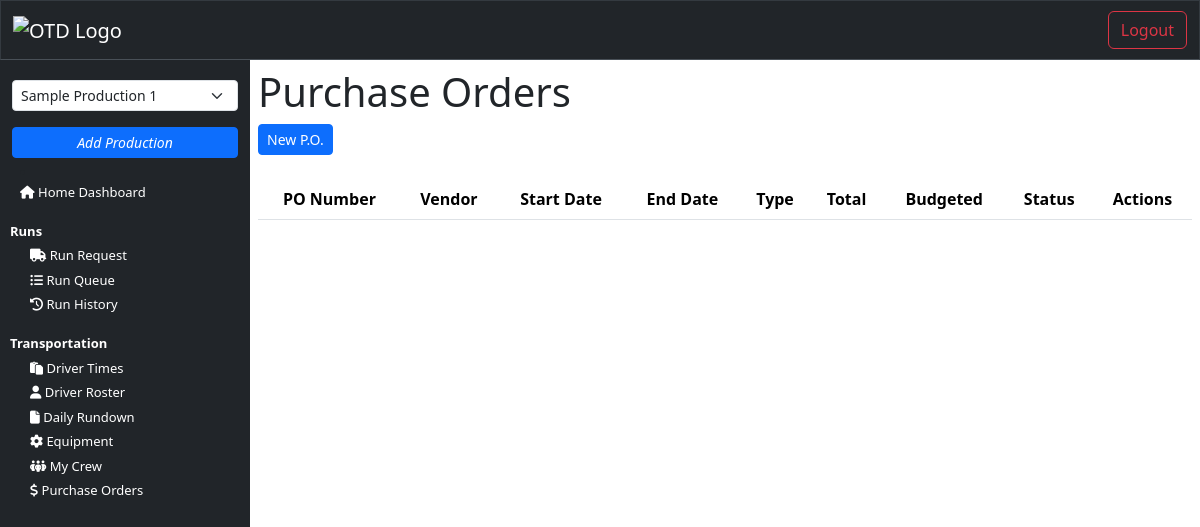
Page /purchase_order (signed in) on the earlier database version.
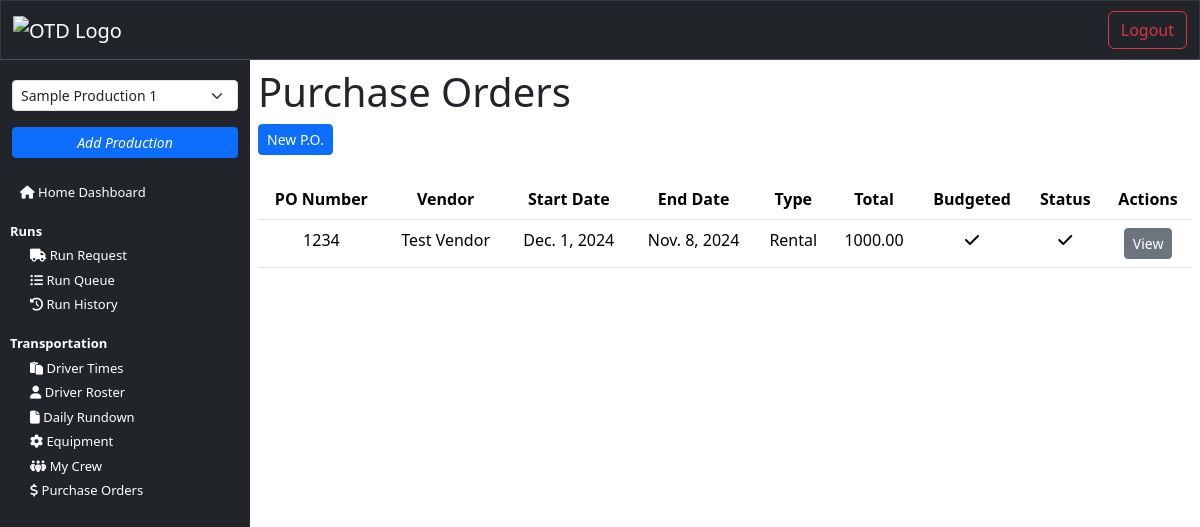
Same page on the later database version.
### core/models.py (models this page shows, shortened)
class PurchaseOrders(models.Model):
    PO_TYPE_CHOICES = [
        ('', 'Select a PO Type'),
        ('Rental', 'Rental'),
        ('Purchase', 'Purchase'),
        ('Service', 'Service'),
        ('Other', 'Other'),
    ]
    create_date = models.DateField(auto_now_add=True)
    production_title = models.ForeignKey(Production, on_delete=models.CASCADE, null=True, blank=True)
    vendor_name = models.CharField(max_length=100)
    vendor_phone = models.CharField(max_length=15)
    vendor_contact = models.CharField(max_length=150, null=True, blank=True)
    vendor_address_1 = models.CharField(max_length=100)
    vendor_address_2 = models.CharField(max_length=100, null=True, blank=True)
    vendor_city = models.CharField(max_length=100)
    vendor_state = models.CharField(max_length=2)
    vendor_zip = models.CharField(max_length=10)
    po_number = models.CharField(max_length=10)
    po_date = models.DateField(null=True, blank=True)
    po_start_date = models.DateField(null=True, blank=True)
    po_end_date = models.DateField(null=True, blank=True)
    po_duration = models.IntegerField(null=True, blank=True)
    po_type = models.CharField(max_length=10, choices=PO_TYPE_CHOICES, null=True, blank=True)
    po_rate = models.DecimalField(max_digits=10, decimal_places=2, null=True, blank=True)
    po_ammount = models.DecimalField(max_digits=10, decimal_places=2, null=True, blank=True)
    po_subtotal = models.DecimalField(max_digits=10, decimal_places=2, null=True, blank=True)
    po_taxes = models.DecimalField(max_digits=10, decimal_places=2, null=True, blank=True)
    po_grand_total = models.DecimalField(max_digits=10, decimal_places=2, null=True, blank=True)
    po_description = models.TextField(max_length=2000, null=True, blank=True)
    is_budgeted = models.BooleanField(default=False)
    is_active = models.BooleanField(default=True)

### interface/views.py (the view)
# urls.py: path('purchase_order', views.purchase_order, name="purchase_order"),
@login_required(login_url='login')
def purchase_order(request):
    user = get_object_or_404(NewUser, id=request.user.id)
    user_productions = user.productions.filter(is_active=True)
    purchase_orders = PurchaseOrders.objects.all()
    context = {
        'user_productions': user_productions,
        'purchase_orders': purchase_orders,
    }
    return render(request, 'interface/purchase_order.html', context=context)

### interface/templates/interface/purchase_order.html
{% extends 'interface/layout.html' %}
{% block content %}
<h1>Purchase Orders</h1>
<a href="{% url 'add_purchase_order' %}" class="btn btn-sm btn-primary">New P.O.</a>
<br><br>
<table class="table">
    <thead>
        <tr>
            <th>PO Number</th>
            <th>Vendor</th>
            <th>Start Date</th>
            <th>End Date</th>
            <th>Type</th>
            <th>Total</th>
            <th>Budgeted</th>
            <th>Status</th>
            <th>Actions</th>
        </tr>
    </thead>
    <tbody>
        {% for purchase_order in purchase_orders %}
        <tr>
            <td>{{ purchase_order.po_number }}</td>
            <td>{{ purchase_order.vendor_name }}</td>
            <td>{{ purchase_order.po_start_date }}</td>
            <td>{{ purchase_order.po_end_date }}</td>
            <td>{{ purchase_order.po_type }}</td>
            <td>{{ purchase_order.po_grand_total }}</td>
            <td>
                {% if purchase_order.is_budgeted %}
                <i class="fa fa-check"></i>
                {% else %}
                <i class="fa fa-times"></i>
                {% endif %}
            </td>
            <td>
                {% if purchase_order.is_active %}
                <i class="fa fa-check"></i>
                {% else %}
                <i class="fa fa-times"></i>
                {% endif %}
            <td>
                <a href="{% url 'view_purchase_order' purchase_order.id %}" class="btn btn-sm btn-secondary">View</a>
            </td>
        </tr>
        {% endfor %}
    </tbody>
</table>
{% endblock %}

Differences in the rows shown:
added PurchaseOrders: po_number "1234", vendor_name "Test Vendor", po_start_date "Dec. 1, 2024", po_end_date "Nov. 8, 2024", po_type "Rental", po_grand_total "1000.00", is_budgeted True (drawn), is_active True (drawn)
